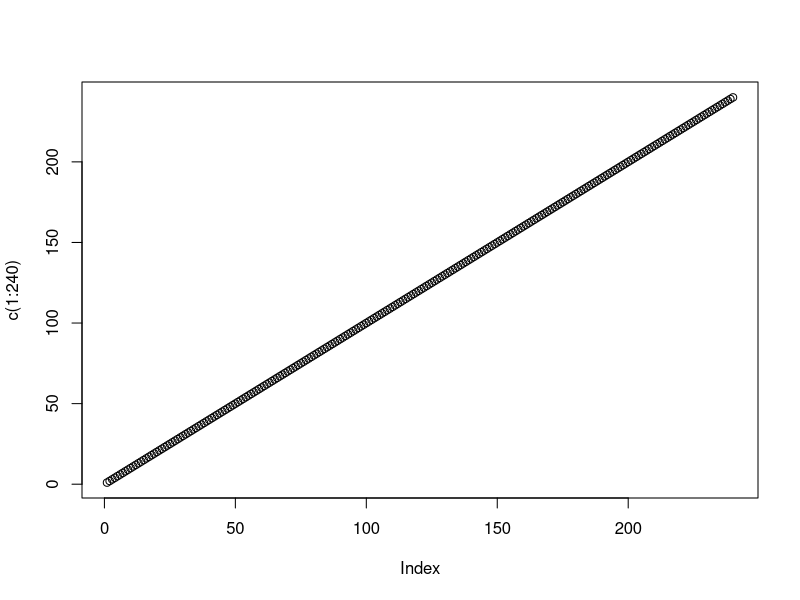
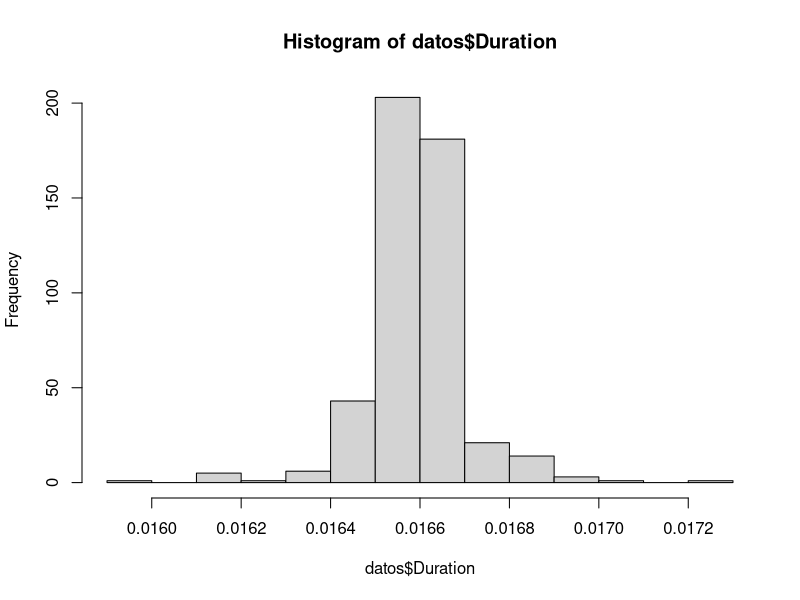

These charts were generated, in order, by the following R code:
setwd("/home/exp/local-exp/pythonSetup/skel/dev_flick/")

datos <- read.csv("Erik10_2021-01-31.csv")
length(datos$Duration)

summary(datos$Duration[1:240])
summary(datos$Duration[241:480])

plot(c(1:240))

hist(datos$Duration)